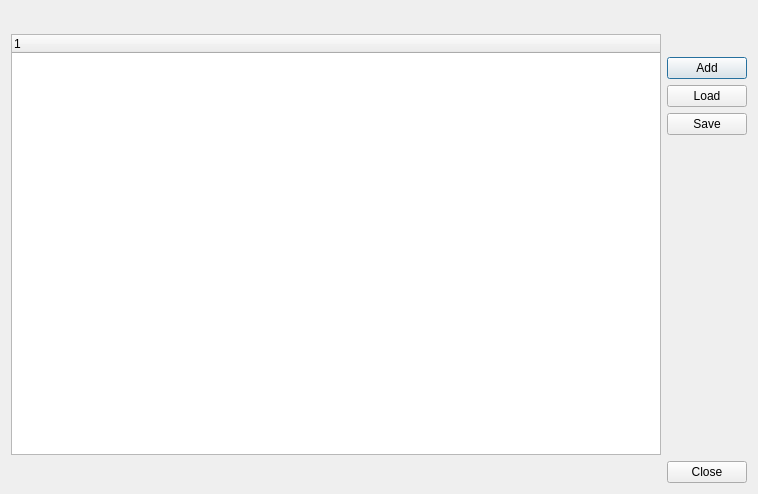
<?xml version="1.0" encoding="UTF-8"?>
<ui version="4.0">
 <class>MaterialManager</class>
 <widget class="QDialog" name="MaterialManager">
  <property name="geometry">
   <rect>
    <x>0</x>
    <y>0</y>
    <width>758</width>
    <height>494</height>
   </rect>
  </property>
  <property name="windowTitle">
   <string>Dialog</string>
  </property>
  <layout class="QGridLayout" name="gridLayout">
   <item row="0" column="2" rowspan="2">
    <spacer name="verticalSpacer_2">
     <property name="orientation">
      <enum>Qt::Vertical</enum>
     </property>
     <property name="sizeHint" stdset="0">
      <size>
       <width>20</width>
       <height>40</height>
      </size>
     </property>
    </spacer>
   </item>
   <item row="1" column="0" rowspan="5" colspan="2">
    <widget class="QTreeWidget" name="treeWidget">
     <column>
      <property name="text">
       <string notr="true">1</string>
      </property>
     </column>
    </widget>
   </item>
   <item row="2" column="2">
    <widget class="QPushButton" name="pushButtonAdd">
     <property name="text">
      <string>Add</string>
     </property>
    </widget>
   </item>
   <item row="3" column="2">
    <widget class="QPushButton" name="pushButtonLoad">
     <property name="text">
      <string>Load</string>
     </property>
    </widget>
   </item>
   <item row="4" column="2">
    <widget class="QPushButton" name="pushButtonSave">
     <property name="text">
      <string>Save</string>
     </property>
    </widget>
   </item>
   <item row="5" column="2">
    <spacer name="verticalSpacer">
     <property name="orientation">
      <enum>Qt::Vertical</enum>
     </property>
     <property name="sizeHint" stdset="0">
      <size>
       <width>20</width>
       <height>304</height>
      </size>
     </property>
    </spacer>
   </item>
   <item row="6" column="0">
    <spacer name="horizontalSpacer">
     <property name="orientation">
      <enum>Qt::Horizontal</enum>
     </property>
     <property name="sizeHint" stdset="0">
      <size>
       <width>40</width>
       <height>20</height>
      </size>
     </property>
    </spacer>
   </item>
   <item row="6" column="2">
    <widget class="QPushButton" name="pushButtonClose">
     <property name="text">
      <string>Close</string>
     </property>
    </widget>
   </item>
  </layout>
 </widget>
 <resources/>
 <connections/>
</ui>
